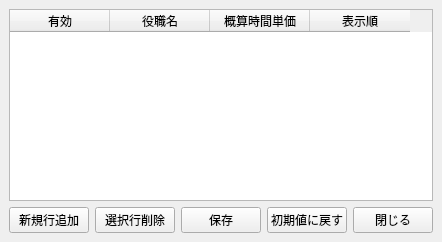
<?xml version="1.0" encoding="UTF-8"?>
<ui version="4.0">
 <class>RoleRateMasterWindow</class>
 <widget class="QMainWindow" name="RoleRateMasterWindow">
  <property name="windowTitle"><string>役職単価マスタ</string></property>
  <widget class="QWidget" name="centralwidget">
   <layout class="QVBoxLayout" name="mainLayout">
    <item><widget class="QTableWidget" name="roleRateTable"><column><property name="text"><string>有効</string></property></column><column><property name="text"><string>役職名</string></property></column><column><property name="text"><string>概算時間単価</string></property></column><column><property name="text"><string>表示順</string></property></column></widget></item>
    <item><layout class="QHBoxLayout" name="buttonLayout"><item><widget class="QPushButton" name="addRowButton"><property name="text"><string>新規行追加</string></property></widget></item><item><widget class="QPushButton" name="deleteRowButton"><property name="text"><string>選択行削除</string></property></widget></item><item><widget class="QPushButton" name="saveButton"><property name="text"><string>保存</string></property></widget></item><item><widget class="QPushButton" name="resetDefaultsButton"><property name="text"><string>初期値に戻す</string></property></widget></item><item><widget class="QPushButton" name="closeButton"><property name="text"><string>閉じる</string></property></widget></item></layout></item>
   </layout>
  </widget>
 </widget>
 <resources/>
 <connections/>
</ui>
